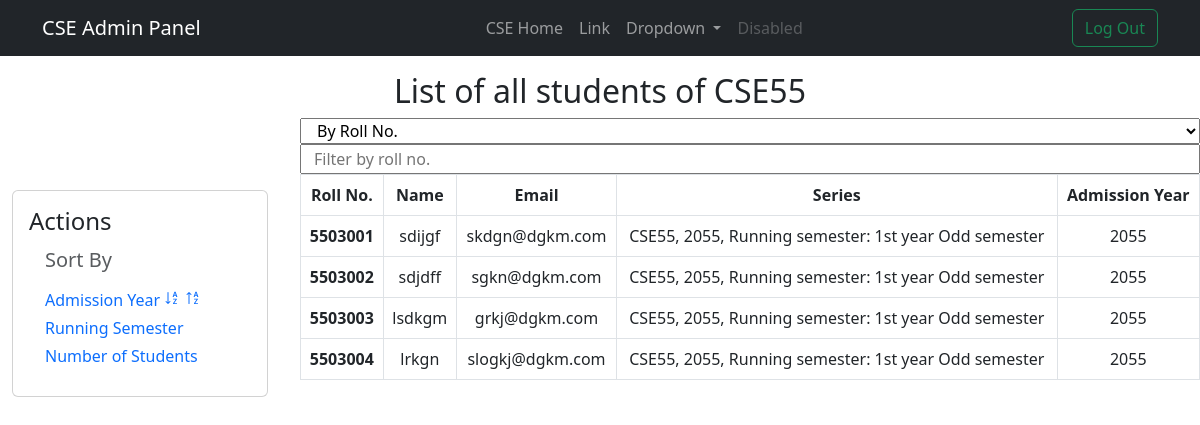
The app's page /dept/admin/CSE/all-students/?series=4 (signed in), older data.
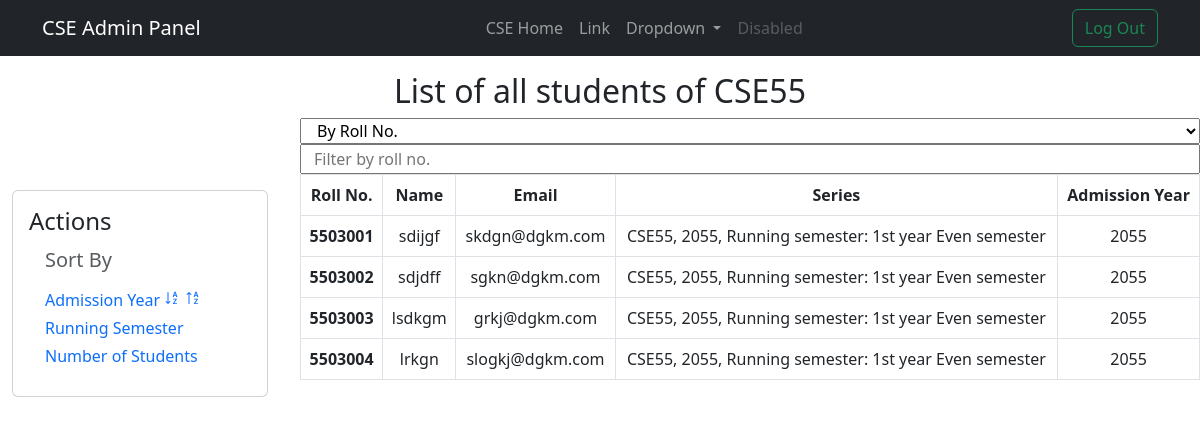
The same page, newer data.
### students/models.py (models this page shows, shortened)
class Student(Person):
    roll = models.CharField(unique=True, max_length=7)
    dept = models.ForeignKey(
        Department, on_delete=models.CASCADE, related_name="students"
    )
    section = models.ForeignKey(
        Section, on_delete=models.CASCADE, related_name="students"
    )
    series = models.ForeignKey(
        Series, on_delete=models.CASCADE, related_name="students"
    )
    cgpa = models.DecimalField(max_digits=3, decimal_places=2 ,null=True, blank=True)
    user = models.OneToOneField(
        User, on_delete=models.SET_NULL, null=True, blank=True, related_name="student"
    )
    class Meta:
        ordering = ['roll']

### departments/models.py (models this page shows, shortened)
class Series(models.Model):
    id = models.AutoField(primary_key=True)
    name = models.CharField(max_length=10, unique=True)  # Ex - CSE99
    department = models.ForeignKey(
        Department, on_delete=models.CASCADE, related_name="series"
    )
    admit_year = models.IntegerField(unique=True)
    running_semester = models.OneToOneField(
        Semester, on_delete=models.CASCADE, related_name="running_series"
    )
    is_running = models.BooleanField(default=True)
    end_year = models.IntegerField(null=True, blank=True)
    maximum_students = models.IntegerField(null=True, blank=True)
    exam_status = models.CharField(max_length=10, choices=[
        ("NR", "Not Running"),
        ("R", "Running"),
        ("F", "Finished")
    ], default="NR")
    def __str__(self) -> str:
        return (
            f"{self.name}, {self.admit_year}, Running semester: {self.running_semester}"
        )

class Semester(models.Model):
    id = models.AutoField(primary_key=True)
    sem_no = models.IntegerField()
    year = models.CharField(max_length=4)
    year_sem = models.CharField(max_length=4)
    dept = models.ForeignKey(
        Department, on_delete=models.CASCADE, related_name="semesters"
    )
    class Meta:
        constraints = [
            models.UniqueConstraint(fields=["sem_no", "dept"], name="unique_semester")
        ]
    def __str__(self) -> str:
        return f"{self.year} year {self.year_sem} semester"

### departments/views.py (the view)
# urls.py: path('admin/<str:deptId>/all-students/', views.allStudents, name='allStudents'),
def allStudents(request, deptId):
    try:
        dept = Department.objects.get(dept_id=deptId)
        serID = request.GET.get('series',None)
        series = None if serID is None else dept.series.get(id=int(serID))
        students = dept.students.all() if series is None else series.students.all()
        if request.user == dept.user:
            return render(request, 'series/allStudents.html', {
                'dept': dept,
                'series': series,
                'students': students,
                'isLogged': True,
            })
        else:
            messages.error(request, 'You are not authorized to access this page')
            return HttpResponseRedirect(reverse('Main:home'))
    except Department.DoesNotExist:
        return HttpResponseNotFound('<h1>Page not found</h1>')

### departments/templates/series/allStudents.html (shortened to what this page needs)
{% extends 'departments/admin.html' %}
{%block content%}
<div class="container-fluid text-center">
    {%if not series%}
    <h2 class="mt-3">List of all students</h2>
    {%else%}
    <h2 class="mt-3">List of all students of {{series.name}}</h2>
    {%endif%}
    <div class="row">
        <div class="col-3" style="margin-top: 6%;">
            <div class="card text-start" style="width: 16rem;">
                <div class="card-body">
                    <h4 class="card-title">Actions</h4>
                    <ul class="list-group list-group-flush">
                        <li class="list-group-item">
                            <h5 class="card-subtitle mb-3  text-body-secondary">Sort By </h5>
                            <div id="admit_year_sort" class="mb-1"><a
                                    class="link-offset-2 link-offset-3-hover link-underline link-underline-opacity-0 link-underline-opacity-75-hover"
                                    href="#">
                                    Admission Year
                                    <a class="icon-link icon-link-hover"
                                        style="--bs-icon-link-transform: translate3d(0, -.125rem, 0);" href="#">
                                        </a>
                                    <a class="icon-link icon-link-hover"
                                        style="--bs-icon-link-transform: translate3d(0, -.125rem, 0);" href="#">
                                        </a>
                                </a></div>
                            <div id="semester_sort" class="mb-1"><a
                                    class="link-offset-2 link-offset-3-hover link-underline link-underline-opacity-0 link-underline-opacity-75-hover"
                                    href="#">
                                    Running Semester
                                </a></div>
                            <div id="student_sort" class="mb-1"><a
                                    class="link-offset-2 link-offset-3-hover link-underline link-underline-opacity-0 link-underline-opacity-75-hover"
                                    href="#">
                                    Number of Students
                                </a></div>
                        </li>
                    </ul>
                </div>
            </div>
        </div>
        <div class="col">
            <div class="row">
                <select name="filter" id="filterBy" style="display: inline;">
                    <option value="rolls" selected>By Roll No.</option>
                </select>
                <input type="text" name="filter" id="filter" placeholder="Filter by roll no.">
            </div>
            <div class="row">
                <table class="table table-hover table-bordered">
                    <thead>
                        <tr>
                            <th scope="col">Roll No.</th>
                            <th scope="col">Name</th>
                            <th scope="col">Email</th>
                            <th scope="col">Series</th>
                            <th scope="col">Admission Year</th>
                        </tr>
                    </thead>
                    <tbody>
                        {% for student in students %}
                        <tr>
                            <th scope="row">{{student.roll}}</th>
                            <td>{{student.full_name}}</td>
                            <td>{{student.email}}</td>
                            <td>{{student.series}}</td>
                            <td>{{student.series.admit_year}}</td>
                        </tr>
                        {% endfor %}
                    </tbody>
                </table>
            </div>
        </div>
    </div>
    {%endblock%}

Row changes from the older to the newer data that the page shows:
changed Student "sdijgf": series "CSE55, 2055, Running semester: 1st year Odd semester" → "CSE55, 2055, Running semester: 1st year Even semester"
changed Student "sdjdff": series "CSE55, 2055, Running semester: 1st year Odd semester" → "CSE55, 2055, Running semester: 1st year Even semester"
changed Student "lsdkgm": series "CSE55, 2055, Running semester: 1st year Odd semester" → "CSE55, 2055, Running semester: 1st year Even semester"
changed Student "lrkgn": series "CSE55, 2055, Running semester: 1st year Odd semester" → "CSE55, 2055, Running semester: 1st year Even semester"
